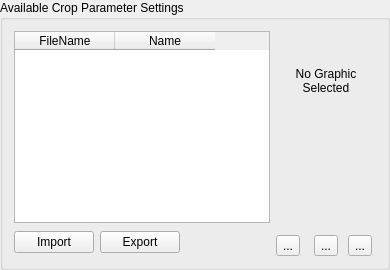
    <widget class="QGroupBox" name="grpProfiles">
     <property name="title">
      <string>Available Crop Parameter Settings</string>
     </property>
     <layout class="QGridLayout">
      <item row="0" column="3" rowspan="2">
       <layout class="QGridLayout">
        <item row="2" column="2">
         <widget class="QToolButton" name="toolDelete">
          <property name="toolTip">
           <string>&lt;html&gt;&lt;head&gt;&lt;meta name=&quot;qrichtext&quot; content=&quot;1&quot; /&gt;&lt;style type=&quot;text/css&quot;&gt;
p, li { white-space: pre-wrap; }
&lt;/style&gt;&lt;/head&gt;&lt;body style=&quot; font-family:'Sans Serif'; font-size:9pt; font-weight:400; font-style:normal; text-decoration:none;&quot;&gt;
&lt;p style=&quot; margin-top:0px; margin-bottom:0px; margin-left:0px; margin-right:0px; -qt-block-indent:0; text-indent:0px;&quot;&gt;Delete the currently selected parameter&lt;/p&gt;&lt;/body&gt;&lt;/html&gt;</string>
          </property>
          <property name="text">
           <string>...</string>
          </property>
          <property name="icon">
           <iconset resource="../resources/resources.qrc">
            <normaloff>:/delete.png</normaloff>:/delete.png</iconset>
          </property>
         </widget>
        </item>
        <item row="2" column="1">
         <widget class="QToolButton" name="toolCopy">
          <property name="toolTip">
           <string>&lt;html&gt;&lt;head&gt;&lt;meta name=&quot;qrichtext&quot; content=&quot;1&quot; /&gt;&lt;style type=&quot;text/css&quot;&gt;
p, li { white-space: pre-wrap; }
&lt;/style&gt;&lt;/head&gt;&lt;body style=&quot; font-family:'Sans Serif'; font-size:9pt; font-weight:400; font-style:normal; text-decoration:none;&quot;&gt;
&lt;p style=&quot; margin-top:0px; margin-bottom:0px; margin-left:0px; margin-right:0px; -qt-block-indent:0; text-indent:0px;&quot;&gt;Clone the currently selected parameter&lt;/p&gt;&lt;/body&gt;&lt;/html&gt;</string>
          </property>
          <property name="whatsThis">
           <string>&lt;html&gt;&lt;head&gt;&lt;meta name=&quot;qrichtext&quot; content=&quot;1&quot; /&gt;&lt;style type=&quot;text/css&quot;&gt;
p, li { white-space: pre-wrap; }
&lt;/style&gt;&lt;/head&gt;&lt;body style=&quot; font-family:'Sans Serif'; font-size:9pt; font-weight:400; font-style:normal; text-decoration:none;&quot;&gt;
&lt;p style=&quot; margin-top:0px; margin-bottom:0px; margin-left:0px; margin-right:0px; -qt-block-indent:0; text-indent:0px;&quot;&gt;If you want to create a new parameter that is similar to one already defined, you can clone this parameter to save time. All of the settings of the parameter you are cloning are transferred to the new clone, but the name is changed to Clone of ... (whatever the name of the parameter you are cloning was).&lt;/p&gt;&lt;/body&gt;&lt;/html&gt;</string>
          </property>
          <property name="text">
           <string>...</string>
          </property>
          <property name="icon">
           <iconset resource="../resources/resources.qrc">
            <normaloff>:/copy.png</normaloff>:/copy.png</iconset>
          </property>
         </widget>
        </item>
        <item row="1" column="1">
         <spacer>
          <property name="orientation">
           <enum>Qt::Vertical</enum>
          </property>
          <property name="sizeHint" stdset="0">
           <size>
            <width>20</width>
            <height>40</height>
           </size>
          </property>
         </spacer>
        </item>
        <item row="0" column="0" colspan="3">
         <widget class="QLabel" name="lblCropPic">
          <property name="minimumSize">
           <size>
            <width>100</width>
            <height>100</height>
           </size>
          </property>
          <property name="maximumSize">
           <size>
            <width>100</width>
            <height>100</height>
           </size>
          </property>
          <property name="text">
           <string>No Graphic
Selected</string>
          </property>
          <property name="alignment">
           <set>Qt::AlignCenter</set>
          </property>
         </widget>
        </item>
        <item row="2" column="0">
         <widget class="QToolButton" name="toolNew">
          <property name="toolTip">
           <string>&lt;html&gt;&lt;head&gt;&lt;meta name=&quot;qrichtext&quot; content=&quot;1&quot; /&gt;&lt;style type=&quot;text/css&quot;&gt;
p, li { white-space: pre-wrap; }
&lt;/style&gt;&lt;/head&gt;&lt;body style=&quot; font-family:'Sans Serif'; font-size:9pt; font-weight:400; font-style:normal; text-decoration:none;&quot;&gt;
&lt;p style=&quot; margin-top:0px; margin-bottom:0px; margin-left:0px; margin-right:0px; -qt-block-indent:0; text-indent:0px;&quot;&gt;Define a new parameter&lt;/p&gt;&lt;/body&gt;&lt;/html&gt;</string>
          </property>
          <property name="whatsThis">
           <string>&lt;html&gt;&lt;head&gt;&lt;meta name=&quot;qrichtext&quot; content=&quot;1&quot; /&gt;&lt;style type=&quot;text/css&quot;&gt;
p, li { white-space: pre-wrap; }
&lt;/style&gt;&lt;/head&gt;&lt;body style=&quot; font-family:'Sans Serif'; font-size:9pt; font-weight:400; font-style:normal; text-decoration:none;&quot;&gt;
&lt;p style=&quot; margin-top:0px; margin-bottom:0px; margin-left:0px; margin-right:0px; -qt-block-indent:0; text-indent:0px;&quot;&gt;If you simply change the name or settings and click apply in the Crop Parameter Manager, you are just editing the parameter currently selected. To create a new parameter, you &lt;span style=&quot; font-weight:600;&quot;&gt;must&lt;/span&gt; click on the New button.&lt;/p&gt;&lt;/body&gt;&lt;/html&gt;</string>
          </property>
          <property name="text">
           <string>...</string>
          </property>
          <property name="icon">
           <iconset resource="../resources/resources.qrc">
            <normaloff>:/new.png</normaloff>:/new.png</iconset>
          </property>
         </widget>
        </item>
       </layout>
      </item>
      <item row="1" column="0">
       <widget class="QPushButton" name="pbnImport">
        <property name="minimumSize">
         <size>
          <width>80</width>
          <height>0</height>
         </size>
        </property>
        <property name="text">
         <string>Import</string>
        </property>
       </widget>
      </item>
      <item row="1" column="1">
       <widget class="QPushButton" name="pbnExport">
        <property name="minimumSize">
         <size>
          <width>80</width>
          <height>0</height>
         </size>
        </property>
        <property name="text">
         <string>Export</string>
        </property>
       </widget>
      </item>
      <item row="1" column="2">
       <spacer>
        <property name="orientation">
         <enum>Qt::Horizontal</enum>
        </property>
        <property name="sizeHint" stdset="0">
         <size>
          <width>71</width>
          <height>27</height>
         </size>
        </property>
       </spacer>
      </item>
      <item row="0" column="0" colspan="3">
       <widget class="QTableWidget" name="tblCropParameterProfiles">
        <property name="toolTip">
         <string>&lt;html&gt;&lt;head&gt;&lt;meta name=&quot;qrichtext&quot; content=&quot;1&quot; /&gt;&lt;style type=&quot;text/css&quot;&gt;
p, li { white-space: pre-wrap; }
&lt;/style&gt;&lt;/head&gt;&lt;body style=&quot; font-family:'Sans Serif'; font-size:9pt; font-weight:400; font-style:normal; text-decoration:none;&quot;&gt;
&lt;p style=&quot; margin-top:0px; margin-bottom:0px; margin-left:0px; margin-right:0px; -qt-block-indent:0; text-indent:0px;&quot;&gt;Select a parameter here to see and/or edit it's properties below.&lt;/p&gt;&lt;/body&gt;&lt;/html&gt;</string>
        </property>
        <property name="whatsThis">
         <string>&lt;html&gt;&lt;head&gt;&lt;meta name=&quot;qrichtext&quot; content=&quot;1&quot; /&gt;&lt;style type=&quot;text/css&quot;&gt;
p, li { white-space: pre-wrap; }
&lt;/style&gt;&lt;/head&gt;&lt;body style=&quot; font-family:'Sans Serif'; font-size:9pt; font-weight:400; font-style:normal; text-decoration:none;&quot;&gt;
&lt;p style=&quot; margin-top:0px; margin-bottom:0px; margin-left:0px; margin-right:0px; -qt-block-indent:0; text-indent:0px;&quot;&gt;In order to enable Landuse Analyst to model crops, several details must be supplied. Crop Parameter Manager asks for these specifics. As with Crop Manager, it is possible to have more than one parameter named the same thing. Again, just enter a descriptor in the Notes: field.&lt;/p&gt;
&lt;p style=&quot; margin-top:12px; margin-bottom:12px; margin-left:0px; margin-right:0px; -qt-block-indent:0; text-indent:0px;&quot;&gt;To define different parameters for the same crop, follow the same procedure as for defining multiple crops with the same name. Let's say you want to have two parameters set up for Wheat as an example. The Name: field is Wheat for both, but in Notes: field, enter Optimistic for one, and Conservative for the other. Then adjust the parameters as you wish for each. Even though the name is the same, the parameters are saved uniquely. Having multiple parameters can be useful for setting up different scenarios, such as drought years, diease, catastrophic events, etc. Eventually, Landuse Analyst will have the ability to model over time, and will have these types of scenarios incorporated into the model.&lt;/p&gt;&lt;/body&gt;&lt;/html&gt;</string>
        </property>
        <property name="alternatingRowColors">
         <bool>true</bool>
        </property>
        <property name="selectionMode">
         <enum>QAbstractItemView::SingleSelection</enum>
        </property>
        <property name="selectionBehavior">
         <enum>QAbstractItemView::SelectRows</enum>
        </property>
        <column>
         <property name="text">
          <string>FileName</string>
         </property>
        </column>
        <column>
         <property name="text">
          <string>Name</string>
         </property>
        </column>
       </widget>
      </item>
     </layout>
    </widget>
